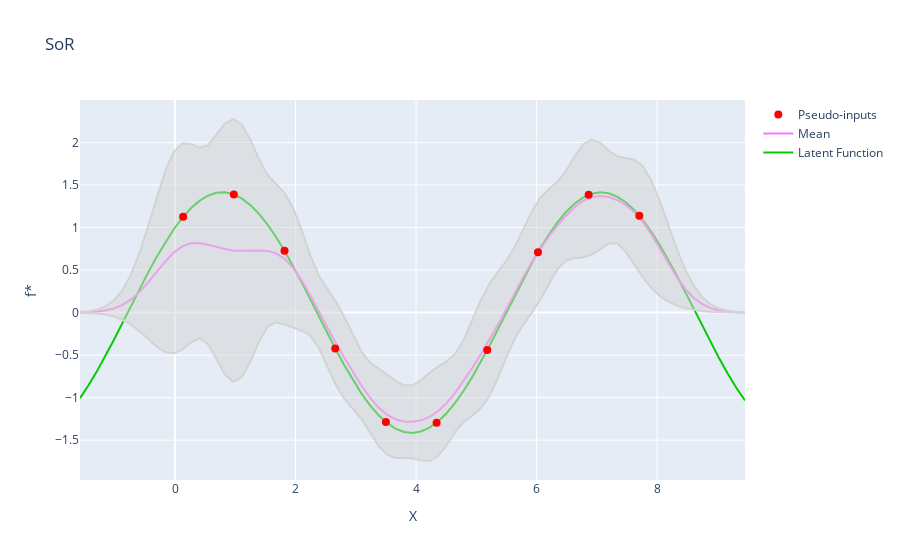

Source (notebook cell):
### Code cell
model2 = Sparse_GP_regression_SoR(X, y, pseudo_inputs=pseudo_inputs, p_optimized=True)
mean2, cov2 = model2.predict(X_pred.clone())

visualize(X_pred, f, mean2, cov2, p_inputs=torch.Tensor(model2.pseudo_inputs), title="SoR")
